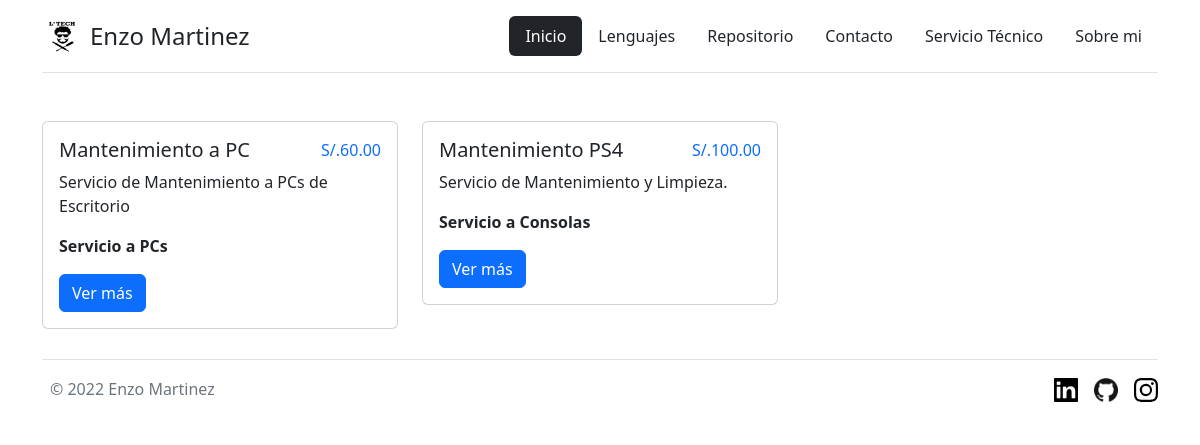
The app's page /service/ with its own data.
### shop/models.py (models this page shows, shortened)
class Servicios(models.Model):
    name = models.CharField(max_length=255)
    description = models.TextField()
    price = models.IntegerField()
    category = models.ForeignKey(Category, on_delete=models.CASCADE, related_name='servicio')
    is_active = models.BooleanField(default=True)
    image = models.ImageField(upload_to='servicio', blank=True, null=True)
    class Meta:
        verbose_name_plural = 'Servicios'
    def __str__(self):
        return self.name

class Category(models.Model):
    name = models.CharField(max_length=255)
    description = models.TextField()
    class Meta:
        verbose_name_plural = 'Categories'
    def __str__(self):
        return self.name

### shop/views.py (the view)
# urls.py: path('service/', ServiceList.as_view(), name='list'),
class ServiceList(ListView):
    model = Servicios
    template_name = 'shop/service/list.html'
    context_object_name = 'servicios'

### shop/templates/shop/service/list.html (shortened to what this page needs)
{% extends 'shop/base.html' %}
{% load static %}
{% block content %}
<!doctype html>
<html lang="en">
    <head>
        <link href="https://cdn.jsdelivr.net/npm/bootstrap@5.2.2/dist/css/bootstrap.min.css" rel="stylesheet">
    </head>
    <body>
        <div class="container mt-5">
            <div class="row">
                {% for servicio in servicios %}
                <div class="col-md-4">
                    <div class="card">
                        <div class="card-body">
                            <span class="text-primary float-end">S/.{{ servicio.price }}.00</span>
                            <h5>{{ servicio }}</h5>
                            <p>{{ servicio.description }}</p>
                            <p style="font-weight: bold;">{{servicio.category}}</p>
                            <a href="{% url 'shop:service_detail' servicio.id %}" class="btn btn-primary">Ver más</a>
                        </div>
                    </div>
                </div>
                {% endfor %}
            </div>
        </div>
    </body>
</html>
{%endblock%}

### assets/css/styles.css (style rules this page uses)
body { background-color: #F8F9FA; }

### records on screen
Servicios: price "60", name "Mantenimiento a PC", description "Servicio de Mantenimiento a PCs de Escritorio", category "Servicio a PCs"
Servicios: price "100", name "Mantenimiento PS4", description "Servicio de Mantenimiento y Limpieza.", category "Servicio a Consolas"
